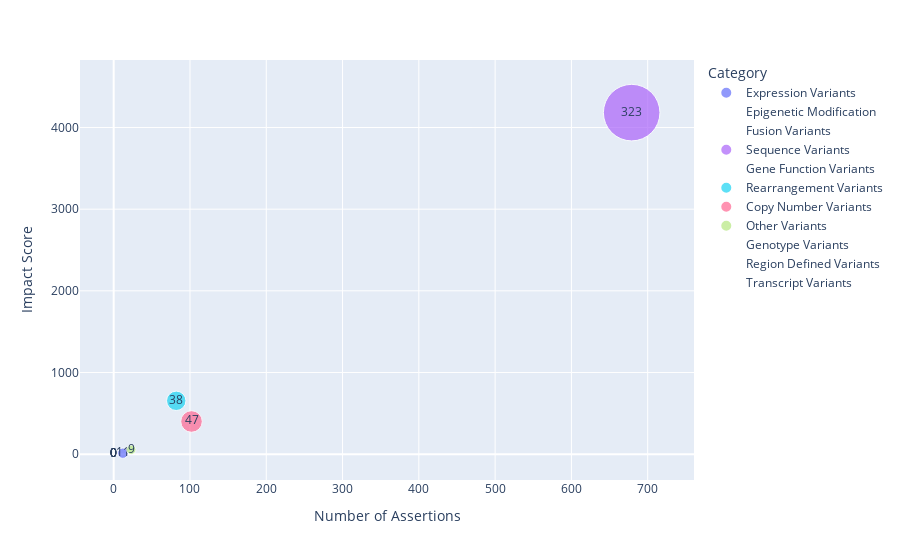

Here is the notebook cell this chart was saved with:
### Code cell
fig = px.scatter(
    data_frame=moa_feature_df,
    x="Number of Assertions",
    y="Impact Score",
    size="Number of Features",
    size_max=40,
    text="Number of Features",
    color="Category",
)
fig.show()

### Figure 1 — Plotly figure (JSON) as saved in the notebook; plotly's stock layout.template omitted (floating-point values rounded to 4 significant figures)
{"data": [{"hovertemplate": "Category=Expression Variants<br>Number of Assertions=%{x}<br>Impact Score=%{y}<br>Number of Features=%{text}<extra></extra>", "legendgroup": "Expression Variants", "marker": {"color": "#636efa", "size": [11], "sizemode": "area", "sizeref": 0.2019, "symbol": "circle"}, "mode": "markers+text", "name": "Expression Variants", "orientation": "v", "showlegend": true, "text": [11], "type": "scatter", "x": [12], "xaxis": "x", "y": [12], "yaxis": "y"}, {"hovertemplate": "Category=Epigenetic Modification<br>Number of Assertions=%{x}<br>Impact Score=%{y}<br>Number of Features=%{text}<extra></extra>", "legendgroup": "Epigenetic Modification", "marker": {"color": "#EF553B", "size": [0], "sizemode": "area", "sizeref": 0.2019, "symbol": "circle"}, "mode": "markers+text", "name": "Epigenetic Modification", "orientation": "v", "showlegend": true, "text": [0], "type": "scatter", "x": [0], "xaxis": "x", "y": [0], "yaxis": "y"}, {"hovertemplate": "Category=Fusion Variants<br>Number of Assertions=%{x}<br>Impact Score=%{y}<br>Number of Features=%{text}<extra></extra>", "legendgroup": "Fusion Variants", "marker": {"color": "#00cc96", "size": [0], "sizemode": "area", "sizeref": 0.2019, "symbol": "circle"}, "mode": "markers+text", "name": "Fusion Variants", "orientation": "v", "showlegend": true, "text": [0], "type": "scatter", "x": [0], "xaxis": "x", "y": [0], "yaxis": "y"}, {"hovertemplate": "Category=Sequence Variants<br>Number of Assertions=%{x}<br>Impact Score=%{y}<br>Number of Features=%{text}<extra></extra>", "legendgroup": "Sequence Variants", "marker": {"color": "#ab63fa", "size": [323], "sizemode": "area", "sizeref": 0.2019, "symbol": "circle"}, "mode": "markers+text", "name": "Sequence Variants", "orientation": "v", "showlegend": true, "text": [323], "type": "scatter", "x": [679], "xaxis": "x", "y": [4182.0], "yaxis": "y"}, {"hovertemplate": "Category=Gene Function Variants<br>Number of Assertions=%{x}<br>Impact Score=%{y}<br>Number of Features=%{text}<extra></extra>", "legendgroup": "Gene Function Variants", "marker": {"color": "#FFA15A", "size": [0], "sizemode": "area", "sizeref": 0.2019, "symbol": "circle"}, "mode": "markers+text", "name": "Gene Function Variants", "orientation": "v", "showlegend": true, "text": [0], "type": "scatter", "x": [0], "xaxis": "x", "y": [0], "yaxis": "y"}, {"hovertemplate": "Category=Rearrangement Variants<br>Number of Assertions=%{x}<br>Impact Score=%{y}<br>Number of Features=%{text}<extra></extra>", "legendgroup": "Rearrangement Variants", "marker": {"color": "#19d3f3", "size": [38], "sizemode": "area", "sizeref": 0.2019, "symbol": "circle"}, "mode": "markers+text", "name": "Rearrangement Variants", "orientation": "v", "showlegend": true, "text": [38], "type": "scatter", "x": [82], "xaxis": "x", "y": [653], "yaxis": "y"}, {"hovertemplate": "Category=Copy Number Variants<br>Number of Assertions=%{x}<br>Impact Score=%{y}<br>Number of Features=%{text}<extra></extra>", "legendgroup": "Copy Number Variants", "marker": {"color": "#FF6692", "size": [47], "sizemode": "area", "sizeref": 0.2019, "symbol": "circle"}, "mode": "markers+text", "name": "Copy Number Variants", "orientation": "v", "showlegend": true, "text": [47], "type": "scatter", "x": [102], "xaxis": "x", "y": [400], "yaxis": "y"}, {"hovertemplate": "Category=Other Variants<br>Number of Assertions=%{x}<br>Impact Score=%{y}<br>Number of Features=%{text}<extra></extra>", "legendgroup": "Other Variants", "marker": {"color": "#B6E880", "size": [9], "sizemode": "area", "sizeref": 0.2019, "symbol": "circle"}, "mode": "markers+text", "name": "Other Variants", "orientation": "v", "showlegend": true, "text": [9], "type": "scatter", "x": [23], "xaxis": "x", "y": [53.5], "yaxis": "y"}, {"hovertemplate": "Category=Genotype Variants<br>Number of Assertions=%{x}<br>Impact Score=%{y}<br>Number of Features=%{text}<extra></extra>", "legendgroup": "Genotype Variants", "marker": {"color": "#FF97FF", "size": [0], "sizemode": "area", "sizeref": 0.2019, "symbol": "circle"}, "mode": "markers+text", "name": "Genotype Variants", "orientation": "v", "showlegend": true, "text": [0], "type": "scatter", "x": [0], "xaxis": "x", "y": [0], "yaxis": "y"}, {"hovertemplate": "Category=Region Defined Variants<br>Number of Assertions=%{x}<br>Impact Score=%{y}<br>Number of Features=%{text}<extra></extra>", "legendgroup": "Region Defined Variants", "marker": {"color": "#FECB52", "size": [0], "sizemode": "area", "sizeref": 0.2019, "symbol": "circle"}, "mode": "markers+text", "name": "Region Defined Variants", "orientation": "v", "showlegend": true, "text": [0], "type": "scatter", "x": [0], "xaxis": "x", "y": [0], "yaxis": "y"}, {"hovertemplate": "Category=Transcript Variants<br>Number of Assertions=%{x}<br>Impact Score=%{y}<br>Number of Features=%{text}<extra></extra>", "legendgroup": "Transcript Variants", "marker": {"color": "#636efa", "size": [0], "sizemode": "area", "sizeref": 0.2019, "symbol": "circle"}, "mode": "markers+text", "name": "Transcript Variants", "orientation": "v", "showlegend": true, "text": [0], "type": "scatter", "x": [0], "xaxis": "x", "y": [0], "yaxis": "y"}], "layout": {"legend": {"itemsizing": "constant", "title": {"text": "Category"}, "tracegroupgap": 0}, "margin": {"t": 60}, "xaxis": {"anchor": "y", "domain": [0, 1], "title": {"text": "Number of Assertions"}}, "yaxis": {"anchor": "x", "domain": [0, 1], "title": {"text": "Impact Score"}}}}
